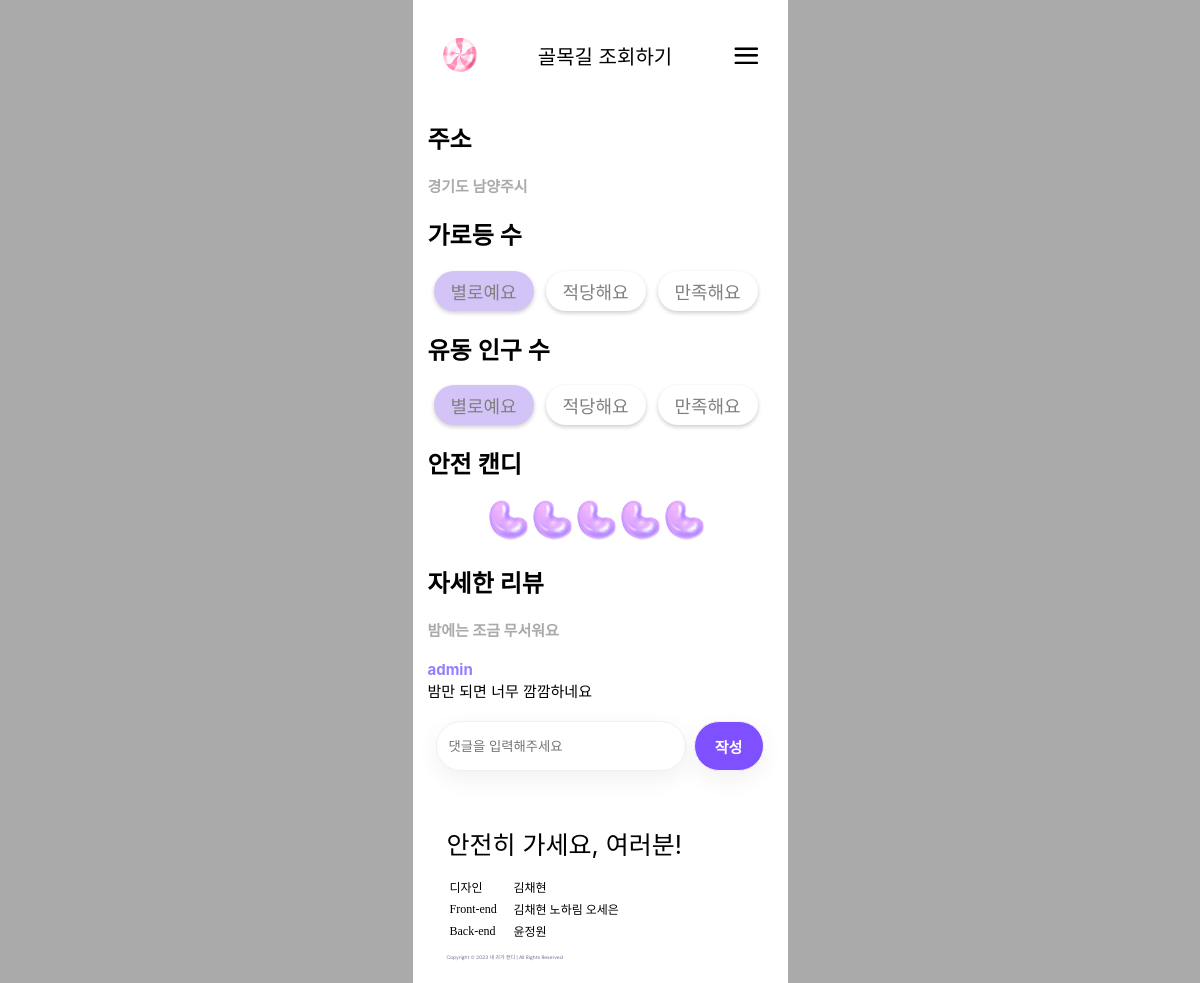
Page /markers/1/ on the committed database.
### marker/models.py (models this page shows)
class Marker(models.Model):
    user = models.ForeignKey('user.User', on_delete=models.CASCADE) # 유저 매핑
    address = models.CharField(max_length=100) # 도로명주소
    latitude = models.FloatField() # 위도
    longitude = models.FloatField() # 경도
    street_lamp = models.CharField(max_length=10) # 가로등 수
    population = models.CharField(max_length=10) # 유동인구 수
    rating = models.IntegerField() # 안전캔디 점수
    body = models.CharField(max_length = 200) # 내용
    image = models.ImageField(upload_to='', blank=False) # 이미지
    regTime = models.DateTimeField(auto_now_add=True) # 작성시간

class Comment(models.Model):
    marker = models.ForeignKey('marker.Marker', on_delete=models.CASCADE, related_name="comments") # 마커 매핑
    user = models.ForeignKey('user.User', on_delete=models.CASCADE) # 유저 매핑
    body = models.CharField(max_length=200) # 내용
    regTime = models.DateTimeField(auto_now_add=True) # 작성시간

### user/models.py (models this page shows, shortened)
class User(AbstractBaseUser, PermissionsMixin):
    kakaoId = models.CharField(max_length=100, unique=True)
    userName = models.CharField(max_length=100)
    is_staff = models.BooleanField(default=False)
    is_admin = models.BooleanField(default=False)
    is_active = models.BooleanField(default=False)
    is_superuser = models.BooleanField(default=False)
    objects = UserManager()
    USERNAME_FIELD = 'kakaoId'
    REQUIRED_FIELDS = ['userName']

### marker/views.py (the view, shortened to what this page needs)
# urls.py: path('<int:pk>/', marker_detail_view, name="marker_detail"),
def marker_detail_view(request, pk):
    marker = Marker.objects.get(pk=pk)
    comments = marker.comments.all()
    print(comments)
    return render(request, 'marker/marker-detail.html', {"marker": marker, "comments": comments, "title":"골목길 조회하기" })

### marker/templates/marker/marker-detail.html (shortened to what this page needs)
{% extends 'base.html' %} {% block content %} {% load static %}
<div id="sform">
  <h2>주소</h2>
  <p id="address_print">{{marker.address}}</p>
  <h2>가로등 수</h2>
  <div class="numtagbox">
    {% if marker.street_lamp == "별로예요" %}
    <div class="my-numtag" id="bad" style="background-color: #d3c3f7">
      별로예요
    </div>
    {% else %}
    <div class="my-numtag" id="bad">별로예요</div>
    {% endif %} {% if marker.street_lamp == "적당해요" %}
    <div class="my-numtag" id="bad" style="background-color: #d3c3f7">
      적당해요
    </div>
    {% else %}
    <div class="my-numtag" id="bad">적당해요</div>
    {% endif %}{% if marker.street_lamp == "만족해요" %}
    <div class="my-numtag" id="bad" style="background-color: #d3c3f7">
      만족해요
    </div>
    {% else %}
    <div class="my-numtag" id="bad">만족해요</div>
    {% endif %}
  </div>
  <h2>유동 인구 수</h2>
  <div class="numtagbox">
    {% if marker.street_lamp == "별로예요" %}
    <div class="my-numtag" id="bad" style="background-color: #d3c3f7">
      별로예요
    </div>
    {% else %}
    <div class="my-numtag" id="bad">별로예요</div>
    {% endif %} {% if marker.street_lamp == "적당해요" %}
    <div class="my-numtag" id="bad" style="background-color: #d3c3f7">
      적당해요
    </div>
    {% else %}
    <div class="my-numtag" id="bad">적당해요</div>
    {% endif %} {% if marker.street_lamp == "만족해요" %}
    <div class="my-numtag" id="bad" style="background-color: #d3c3f7">
      만족해요
    </div>
    {% else %}
    <div class="my-numtag" id="bad">만족해요</div>
    {% endif %}
  </div>
  <h2>안전 캔디</h2>
  <div>
    <div class="safecandy">
      {% with rating_count=marker.rating %} {% for i in ''|rjust:rating_count %}
      <img src="/static/images/candy_purple.png" width="40px" />
      {% endfor %} {% endwith %}
    </div>
  </div>
  <div>
    <h2>자세한 리뷰</h2>
    <p id="address_print">{{marker.body}}</p>
  </div>
  <div id="comment-box">
    {% for comment in comments %}
    <div
      id="text-name"
      style="
        color: #977dff;
        font-family: Inter;
        font-size: 15px;
        font-style: normal;
        font-weight: 700;
        line-height: 20px;
        margin-top: 20px;
      "
    >
      {{ comment.user.userName }}
    </div>
    <div
      id="text"
      style="
        color: #000;
        font-family: Inter;
        font-size: 15px;
        font-style: normal;
        font-weight: 400;
        line-height: normal;
      "
    >
      {{ comment.body }}
    </div>
    {%endfor %}
    <form
      id="form"
      action="{% url 'marker:marker_detail' pk=marker.pk %}"
      method="post"
      style="display: flex; align-items: center; justify-content: center"
    >
      <div class="search_bar" style="width: 250px">
        <input
          type="text"
          name="body"
          id="commAddBox"
          placeholder="댓글을 입력해주세요"
        />
      </div>
      <button
        id="commAddBtn"
        type="submit"
        style="
          border-radius: 60px;
          border: 1px solid #f3eff6;
          background: var(--unnamed, #7f50ff);
          box-shadow: 0px 8px 25px 0px rgba(13, 10, 44, 0.06);
          width: 70px;
          height: 50px;
          color: #fff;
          text-align: center;
          font-family: Inter;
          font-size: 15px;
          font-style: normal;
          font-weight: 700;
          line-height: normal;
        "
      >
        작성
      </button>
    </form>
  </div>
</div>
{% endblock %}

### static/base.css (style rules this page uses)
body { background-color: #aaa; margin: 0; }

### static/police.css (style rules this page uses)
form { width: 100%; }
.search_bar { width: 300px; height: 50px; border-radius: 60px; border: 1px solid var(--neutral-300, #eff0f6); background: var(--neutral-100, #fff); box-shadow: 0px 8px 25px 0px rgba(13, 10, 44, 0.06); margin: 20px auto; display: flex; align-items: center; justify-content: space-around; padding: 10px; box-sizing: border-box; }
.search_bar input { border: none; width: 240px; cursor: pointer; }
button { border: none; background: none; }

### static/road.css (style rules this page uses)
#address_print { color: #aaa; font-family: Inter; font-size: 15px; font-style: normal; font-weight: 700; line-height: normal; }

### static/review.css (style rules this page uses)
div { max-width: 375px; }
div.safecandy { text-align: center; }
#sform { display: inline-block; margin-left: 5px; margin-right: 10px; }
.my-numtag { margin: 0px 6px; font-size: 18px; background-color: white; color: grey; width: 100px; height: 40px; border-radius: 20px; border: none; box-shadow: 0 2px 4px rgba(0, 0, 0, 0.2); cursor: pointer; display: flex; justify-content: center; align-items: center; }
.numtagbox { display: flex; align-items: center; justify-content: center; }

### rows in the picture
Marker: address "경기도 남양주시", rating 5 (drawn), body "밤에는 조금 무서워요"
Comment: user.userName "admin", body "밤만 되면 너무 깜깜하네요"

### other values in the picture
{{ title }} "골목길 조회하기"
